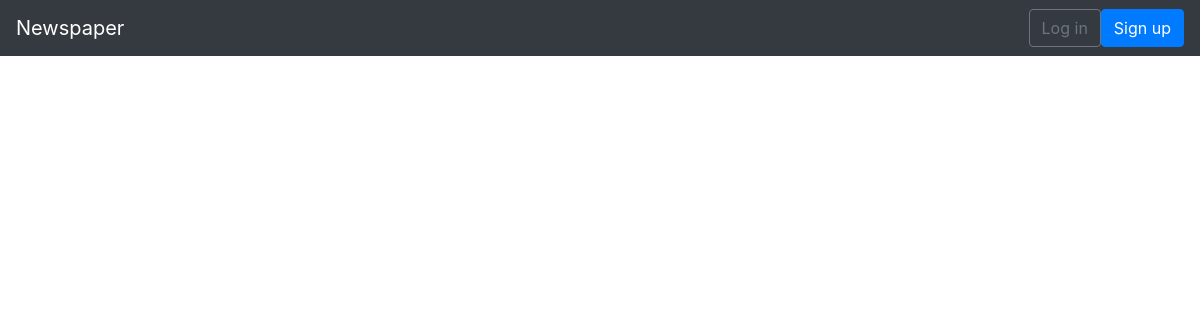
/articles/, run on an earlier commit of the app's database.
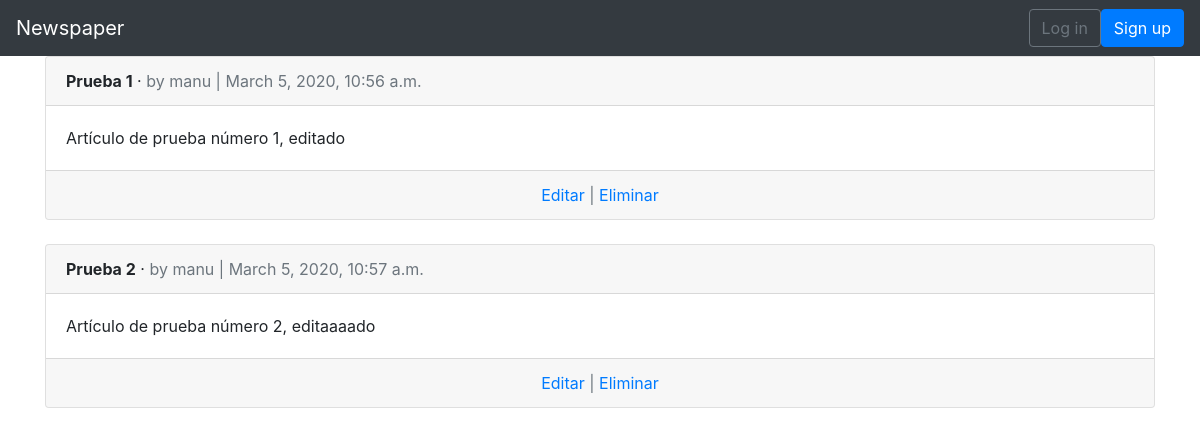
And on a later commit of the database.
### articles/models.py (models this page shows)
class Article(models.Model):
    title = models.CharField(max_length=255)
    body = models.TextField()
    date = models.DateTimeField(auto_now_add=True)
    author = models.ForeignKey(
        settings.AUTH_USER_MODEL,
        on_delete=models.CASCADE,
    )

### users/models.py (models this page shows)
class CustomUser(AbstractUser):
    age = models.PositiveIntegerField(default=0)

### articles/views.py (the view)
# urls.py: path('', views.ArticleListView.as_view(), name='article_list'),
class ArticleListView(ListView):
    model = models.Article
    template_name = 'article_list.html'
    login_url = 'login'

### templates/article_list.html (shortened to what this page needs)
{% extends 'base.html' %}
{% block content %}
{% for article in object_list %}
<div class="card">
    <div class="card-header">
        <span class="font-weight-bold">{{ article.title }}</span> &middot;
        <span class="text-muted">by {{ article.author }} | {{ article.date }}</span>
    </div>
    <div class="card-body">
        {{ article.body }}
    </div>
    <div class="card-footer text-center text-muted">
        <a href="{% url 'article_edit' article.pk %}">Editar</a> |
        <a href="{% url 'article_delete' article.pk %}">Eliminar</a>
    </div>
</div>
<br />
{% endfor %}
{% endblock content %}

### templates/base.html (shortened to what this page needs)
<!doctype html>
<html lang="en">
<head>
    <link rel="stylesheet" href="https://maxcdn.bootstrapcdn.com/bootstrap/4.0.0/css/bootstrap.min.css"
>
</head>
<body>
    <nav class="navbar navbar-expand-md navbar-dark bg-dark mb- ">
        <a class="navbar-brand" href="{% url 'home' %}">Newspaper</a>
        <div class="collapse navbar-collapse" id="navbarCollapse">
            {% if user.is_authenticated %}
            <ul class="navbar-nav ml-auto">
                <li class="nav-item">
                    <a class="nav-link dropdown-toggle" href="#" id="userMenu" data-toggle="dropdown"
                        aria-haspopup="true" aria-expanded="false">
                        {{ user.username }}
                    </a>
                    <div class="dropdown-menu dropdown-menu-right" aria-labelledby="userMenu">
                        <a class="dropdown-item" href="{% url 'password_change' %}">Change password</a>
                        <div class="dropdown-divider"></div>
                        <a class="dropdown-item" href="{% url 'logout' %}">Log out</a>
                    </div>
                </li>
            </ul>
            {% else %}
            <form class="form-inline ml-auto">
                <a href="{% url 'login' %}" class="btn btn-outline-secondary">Log in</a>
                <a href="{% url 'signup' %}" class="btn btn-primary ml- ">Sign up</a>
            </form>
            {% endif %}
        </div>
    </nav>
    <div class="container">
        {% block content %}
        {% endblock %}
    </div>
</body>
</html>

What changed in the data, as far as the page shows it:
added Article: title "Prueba 1", author "manu", date "March 5, 2020, 10:56 a.m.", body "Artículo de prueba número 1, editado"
added Article: title "Prueba 2", author "manu", date "March 5, 2020, 10:57 a.m.", body "Artículo de prueba número 2, editaaaado"
